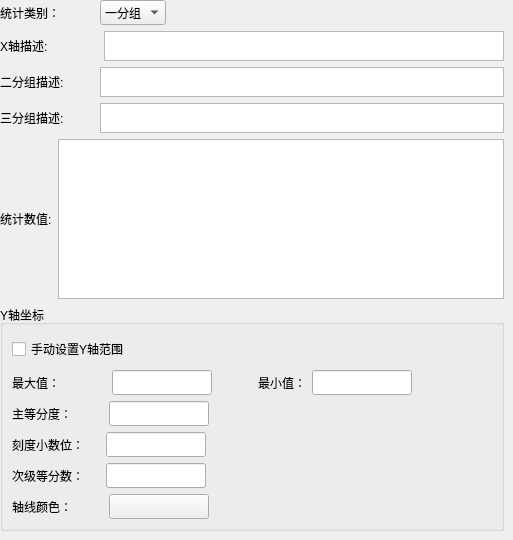
        <widget class="QWidget" name="page_2">
         <widget class="QWidget" name="layoutWidget">
          <property name="geometry">
           <rect>
            <x>0</x>
            <y>0</y>
            <width>504</width>
            <height>531</height>
           </rect>
          </property>
          <layout class="QVBoxLayout" name="verticalLayout_4">
           <item>
            <layout class="QVBoxLayout" name="verticalLayout_3">
             <item>
              <layout class="QHBoxLayout" name="horizontalLayout_13">
               <item>
                <widget class="QLabel" name="label_9">
                 <property name="text">
                  <string>统计类别：</string>
                 </property>
                </widget>
               </item>
               <item>
                <spacer name="horizontalSpacer_20">
                 <property name="orientation">
                  <enum>Qt::Horizontal</enum>
                 </property>
                 <property name="sizeType">
                  <enum>QSizePolicy::Fixed</enum>
                 </property>
                 <property name="sizeHint" stdset="0">
                  <size>
                   <width>34</width>
                   <height>20</height>
                  </size>
                 </property>
                </spacer>
               </item>
               <item>
                <widget class="QComboBox" name="diagramCategoryBox">
                 <property name="minimumSize">
                  <size>
                   <width>0</width>
                   <height>25</height>
                  </size>
                 </property>
                 <item>
                  <property name="text">
                   <string>一分组</string>
                  </property>
                 </item>
                 <item>
                  <property name="text">
                   <string>二分组</string>
                  </property>
                 </item>
                 <item>
                  <property name="text">
                   <string>三分组</string>
                  </property>
                 </item>
                </widget>
               </item>
               <item>
                <spacer name="horizontalSpacer_24">
                 <property name="orientation">
                  <enum>Qt::Horizontal</enum>
                 </property>
                 <property name="sizeHint" stdset="0">
                  <size>
                   <width>40</width>
                   <height>20</height>
                  </size>
                 </property>
                </spacer>
               </item>
              </layout>
             </item>
             <item>
              <layout class="QHBoxLayout" name="horizontalLayout_12">
               <item>
                <widget class="QLabel" name="label_10">
                 <property name="text">
                  <string>X轴描述:</string>
                 </property>
                </widget>
               </item>
               <item>
                <spacer name="horizontalSpacer_25">
                 <property name="orientation">
                  <enum>Qt::Horizontal</enum>
                 </property>
                 <property name="sizeType">
                  <enum>QSizePolicy::Fixed</enum>
                 </property>
                 <property name="sizeHint" stdset="0">
                  <size>
                   <width>50</width>
                   <height>20</height>
                  </size>
                 </property>
                </spacer>
               </item>
               <item>
                <widget class="QTextEdit" name="XDescribeEdit">
                 <property name="minimumSize">
                  <size>
                   <width>0</width>
                   <height>30</height>
                  </size>
                 </property>
                 <property name="maximumSize">
                  <size>
                   <width>16777215</width>
                   <height>30</height>
                  </size>
                 </property>
                </widget>
               </item>
              </layout>
             </item>
             <item>
              <layout class="QHBoxLayout" name="horizontalLayout_21">
               <item>
                <widget class="QLabel" name="label_19">
                 <property name="text">
                  <string>二分组描述:</string>
                 </property>
                </widget>
               </item>
               <item>
                <spacer name="horizontalSpacer_26">
                 <property name="orientation">
                  <enum>Qt::Horizontal</enum>
                 </property>
                 <property name="sizeType">
                  <enum>QSizePolicy::Fixed</enum>
                 </property>
                 <property name="sizeHint" stdset="0">
                  <size>
                   <width>30</width>
                   <height>20</height>
                  </size>
                 </property>
                </spacer>
               </item>
               <item>
                <widget class="QTextEdit" name="setText2Edit">
                 <property name="minimumSize">
                  <size>
                   <width>0</width>
                   <height>30</height>
                  </size>
                 </property>
                 <property name="maximumSize">
                  <size>
                   <width>16777215</width>
                   <height>30</height>
                  </size>
                 </property>
                </widget>
               </item>
              </layout>
             </item>
             <item>
              <layout class="QHBoxLayout" name="horizontalLayout_22">
               <item>
                <widget class="QLabel" name="label_20">
                 <property name="text">
                  <string>三分组描述:</string>
                 </property>
                </widget>
               </item>
               <item>
                <spacer name="horizontalSpacer_40">
                 <property name="orientation">
                  <enum>Qt::Horizontal</enum>
                 </property>
                 <property name="sizeType">
                  <enum>QSizePolicy::Fixed</enum>
                 </property>
                 <property name="sizeHint" stdset="0">
                  <size>
                   <width>30</width>
                   <height>20</height>
                  </size>
                 </property>
                </spacer>
               </item>
               <item>
                <widget class="QTextEdit" name="setText3Edit">
                 <property name="minimumSize">
                  <size>
                   <width>0</width>
                   <height>30</height>
                  </size>
                 </property>
                 <property name="maximumSize">
                  <size>
                   <width>16777215</width>
                   <height>30</height>
                  </size>
                 </property>
                </widget>
               </item>
              </layout>
             </item>
             <item>
              <layout class="QHBoxLayout" name="horizontalLayout_23">
               <item>
                <widget class="QLabel" name="label_21">
                 <property name="text">
                  <string>统计数值:</string>
                 </property>
                </widget>
               </item>
               <item>
                <widget class="QTextEdit" name="setValueEdit"/>
               </item>
              </layout>
             </item>
            </layout>
           </item>
           <item>
            <widget class="QGroupBox" name="groupBox_2">
             <property name="title">
              <string>Y轴坐标</string>
             </property>
             <layout class="QGridLayout" name="gridLayout">
              <item row="0" column="0">
               <widget class="QCheckBox" name="setYcheckBox">
                <property name="minimumSize">
                 <size>
                  <width>0</width>
                  <height>30</height>
                 </size>
                </property>
                <property name="maximumSize">
                 <size>
                  <width>16777215</width>
                  <height>30</height>
                 </size>
                </property>
                <property name="text">
                 <string>手动设置Y轴范围</string>
                </property>
               </widget>
              </item>
              <item row="1" column="0">
               <layout class="QHBoxLayout" name="horizontalLayout_14">
                <item>
                 <widget class="QLabel" name="label_12">
                  <property name="text">
                   <string>最大值：</string>
                  </property>
                 </widget>
                </item>
                <item>
                 <spacer name="horizontalSpacer_29">
                  <property name="orientation">
                   <enum>Qt::Horizontal</enum>
                  </property>
                  <property name="sizeType">
                   <enum>QSizePolicy::Fixed</enum>
                  </property>
                  <property name="sizeHint" stdset="0">
                   <size>
                    <width>46</width>
                    <height>20</height>
                   </size>
                  </property>
                 </spacer>
                </item>
                <item>
                 <widget class="QLineEdit" name="maxValueEdit">
                  <property name="minimumSize">
                   <size>
                    <width>100</width>
                    <height>25</height>
                   </size>
                  </property>
                  <property name="maximumSize">
                   <size>
                    <width>100</width>
                    <height>16777215</height>
                   </size>
                  </property>
                 </widget>
                </item>
                <item>
                 <spacer name="horizontalSpacer_27">
                  <property name="orientation">
                   <enum>Qt::Horizontal</enum>
                  </property>
                  <property name="sizeType">
                   <enum>QSizePolicy::Fixed</enum>
                  </property>
                  <property name="sizeHint" stdset="0">
                   <size>
                    <width>40</width>
                    <height>20</height>
                   </size>
                  </property>
                 </spacer>
                </item>
                <item>
                 <widget class="QLabel" name="label_13">
                  <property name="text">
                   <string>最小值：</string>
                  </property>
                 </widget>
                </item>
                <item>
                 <widget class="QLineEdit" name="minValueEdit">
                  <property name="minimumSize">
                   <size>
                    <width>100</width>
                    <height>25</height>
                   </size>
                  </property>
                  <property name="maximumSize">
                   <size>
                    <width>100</width>
                    <height>16777215</height>
                   </size>
                  </property>
                 </widget>
                </item>
                <item>
                 <spacer name="horizontalSpacer_28">
                  <property name="orientation">
                   <enum>Qt::Horizontal</enum>
                  </property>
                  <property name="sizeHint" stdset="0">
                   <size>
                    <width>38</width>
                    <height>20</height>
                   </size>
                  </property>
                 </spacer>
                </item>
               </layout>
              </item>
              <item row="2" column="0">
               <layout class="QHBoxLayout" name="horizontalLayout_15">
                <item>
                 <widget class="QLabel" name="label_14">
                  <property name="text">
                   <string>主等分度：</string>
                  </property>
                 </widget>
                </item>
                <item>
                 <spacer name="horizontalSpacer_31">
                  <property name="orientation">
                   <enum>Qt::Horizontal</enum>
                  </property>
                  <property name="sizeType">
                   <enum>QSizePolicy::Fixed</enum>
                  </property>
                  <property name="sizeHint" stdset="0">
                   <size>
                    <width>31</width>
                    <height>20</height>
                   </size>
                  </property>
                 </spacer>
                </item>
                <item>
                 <widget class="QLineEdit" name="mainScaleEdit">
                  <property name="minimumSize">
                   <size>
                    <width>100</width>
                    <height>25</height>
                   </size>
                  </property>
                  <property name="maximumSize">
                   <size>
                    <width>100</width>
                    <height>16777215</height>
                   </size>
                  </property>
                 </widget>
                </item>
                <item>
                 <spacer name="horizontalSpacer_30">
                  <property name="orientation">
                   <enum>Qt::Horizontal</enum>
                  </property>
                  <property name="sizeHint" stdset="0">
                   <size>
                    <width>121</width>
                    <height>20</height>
                   </size>
                  </property>
                 </spacer>
                </item>
               </layout>
              </item>
              <item row="3" column="0">
               <layout class="QHBoxLayout" name="horizontalLayout_16">
                <item>
                 <widget class="QLabel" name="label_11">
                  <property name="text">
                   <string>刻度小数位：</string>
                  </property>
                 </widget>
                </item>
                <item>
                 <spacer name="horizontalSpacer_33">
                  <property name="orientation">
                   <enum>Qt::Horizontal</enum>
                  </property>
                  <property name="sizeType">
                   <enum>QSizePolicy::Fixed</enum>
                  </property>
                  <property name="sizeHint" stdset="0">
                   <size>
                    <width>16</width>
                    <height>20</height>
                   </size>
                  </property>
                 </spacer>
                </item>
                <item>
                 <widget class="QLineEdit" name="scaleDecimalEdit">
                  <property name="minimumSize">
                   <size>
                    <width>100</width>
                    <height>25</height>
                   </size>
                  </property>
                  <property name="maximumSize">
                   <size>
                    <width>100</width>
                    <height>16777215</height>
                   </size>
                  </property>
                 </widget>
                </item>
                <item>
                 <spacer name="horizontalSpacer_32">
                  <property name="orientation">
                   <enum>Qt::Horizontal</enum>
                  </property>
                  <property name="sizeHint" stdset="0">
                   <size>
                    <width>121</width>
                    <height>20</height>
                   </size>
                  </property>
                 </spacer>
                </item>
               </layout>
              </item>
              <item row="4" column="0">
               <layout class="QHBoxLayout" name="horizontalLayout_17">
                <item>
                 <widget class="QLabel" name="label_15">
                  <property name="text">
                   <string>次级等分数：</string>
                  </property>
                 </widget>
                </item>
                <item>
                 <spacer name="horizontalSpacer_35">
                  <property name="orientation">
                   <enum>Qt::Horizontal</enum>
                  </property>
                  <property name="sizeType">
                   <enum>QSizePolicy::Fixed</enum>
                  </property>
                  <property name="sizeHint" stdset="0">
                   <size>
                    <width>16</width>
                    <height>20</height>
                   </size>
                  </property>
                 </spacer>
                </item>
                <item>
                 <widget class="QLineEdit" name="subScaleEdit">
                  <property name="minimumSize">
                   <size>
                    <width>100</width>
                    <height>25</height>
                   </size>
                  </property>
                  <property name="maximumSize">
                   <size>
                    <width>100</width>
                    <height>16777215</height>
                   </size>
                  </property>
                 </widget>
                </item>
                <item>
                 <spacer name="horizontalSpacer_34">
                  <property name="orientation">
                   <enum>Qt::Horizontal</enum>
                  </property>
                  <property name="sizeHint" stdset="0">
                   <size>
                    <width>121</width>
                    <height>20</height>
                   </size>
                  </property>
                 </spacer>
                </item>
               </layout>
              </item>
              <item row="5" column="0">
               <layout class="QHBoxLayout" name="horizontalLayout_18">
                <item>
                 <widget class="QLabel" name="label_16">
                  <property name="text">
                   <string>轴线颜色：</string>
                  </property>
                 </widget>
                </item>
                <item>
                 <spacer name="horizontalSpacer_37">
                  <property name="orientation">
                   <enum>Qt::Horizontal</enum>
                  </property>
                  <property name="sizeType">
                   <enum>QSizePolicy::Fixed</enum>
                  </property>
                  <property name="sizeHint" stdset="0">
                   <size>
                    <width>31</width>
                    <height>20</height>
                   </size>
                  </property>
                 </spacer>
                </item>
                <item>
                 <widget class="QPushButton" name="lineColorBtn">
                  <property name="minimumSize">
                   <size>
                    <width>100</width>
                    <height>25</height>
                   </size>
                  </property>
                  <property name="maximumSize">
                   <size>
                    <width>100</width>
                    <height>16777215</height>
                   </size>
                  </property>
                  <property name="text">
                   <string/>
                  </property>
                 </widget>
                </item>
                <item>
                 <spacer name="horizontalSpacer_36">
                  <property name="orientation">
                   <enum>Qt::Horizontal</enum>
                  </property>
                  <property name="sizeHint" stdset="0">
                   <size>
                    <width>51</width>
                    <height>20</height>
                   </size>
                  </property>
                 </spacer>
                </item>
               </layout>
              </item>
             </layout>
            </widget>
           </item>
          </layout>
         </widget>
        </widget>
